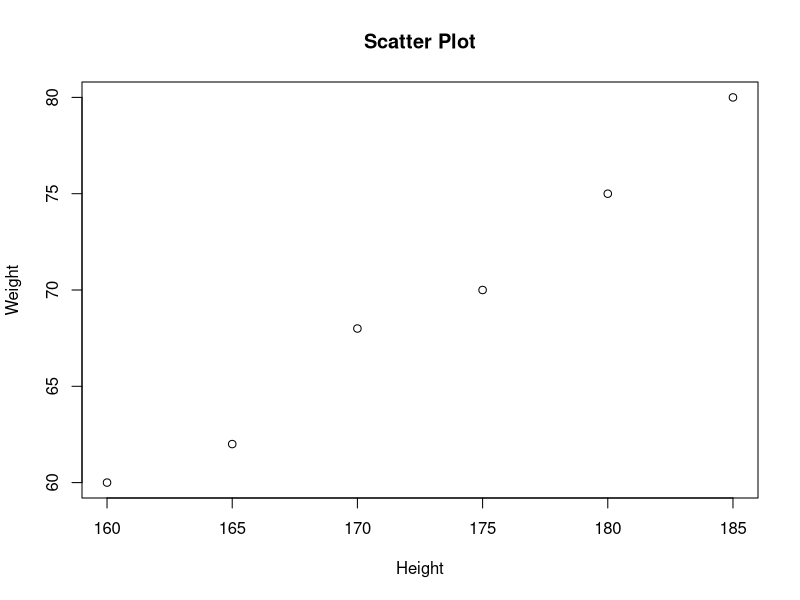
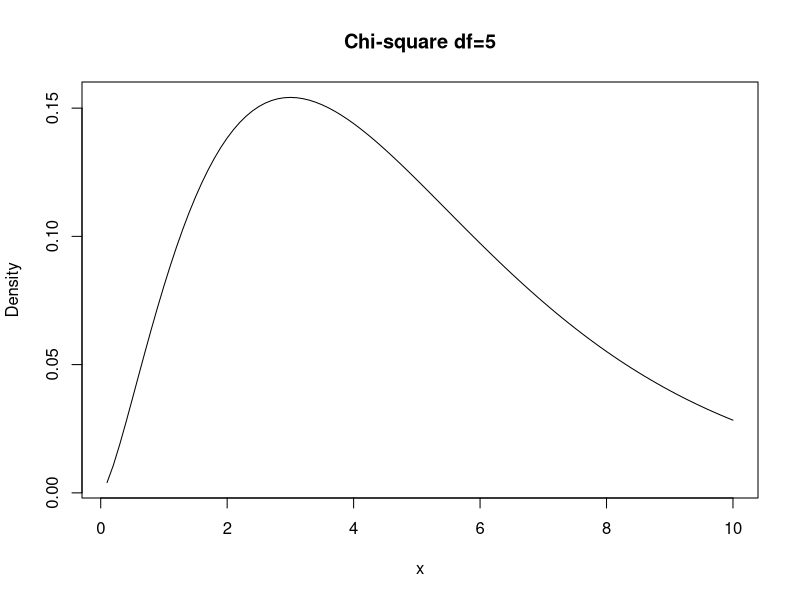
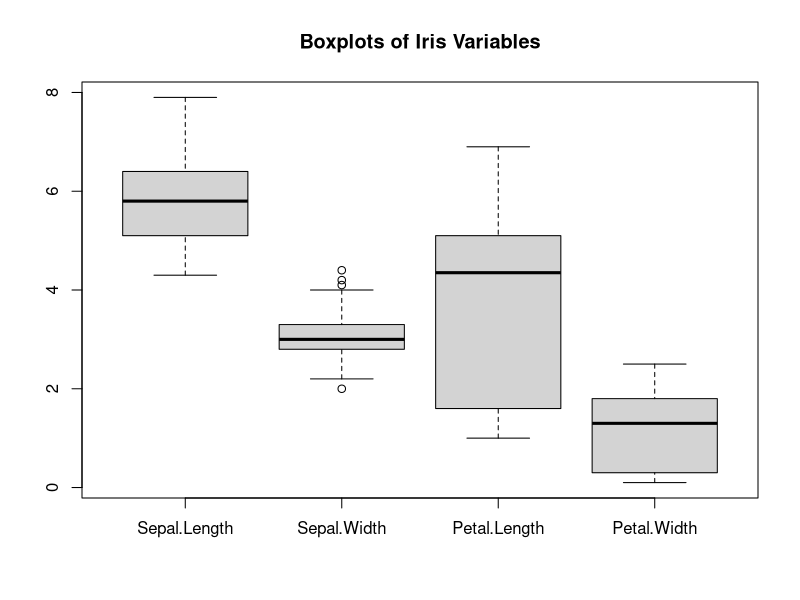

Write R code to recreate these figures, in order.
##Slip - 29

##Q.1 - (A)

x = c(150,162,145,170,155,160,148,152,165,158,155,150)

# Mode
table(x)
names(which.max(table(x)))

# Range
max(x) - min(x)

# Mean Deviation about Mean
mean_x = mean(x)
mean(abs(x - mean_x))

##Q.1 - (B)

# i
1 - pnorm(12,10,5)

# ii
dnorm(10,10,5)

##Q.2 - A

x = (1:15)^2

# condition
x[x > 50 & x < 150]

##Q.2 - B

X = c(160,165,170,175,180,185)
Y = c(60,62,68,70,75,80)

# Pearson
cor(X,Y)

# Spearman
cor(X,Y,method="spearman")

# Scatter
plot(X,Y,main="Scatter Plot",
     xlab="Height",ylab="Weight")

##Q.3 - A

x = seq(0.1,10,0.1)

y = dchisq(x,5)

plot(x,y,type="l",
     main="Chi-square df=5",
     xlab="x",ylab="Density")

##Q.3 - B

x = c(10,20,30,40,50)
f = c(3,7,12,6,2)

y = rep(x,f)

mean(y)

sd(y)

##Q.4 - A

data(iris)

# i
boxplot(iris[,1:4],
        main="Boxplots of Iris Variables")

# ii
subset_data = subset(iris,
                     Species=="versicolor" | Species=="setosa")

subset_data

# iii
t.test(Petal.Width ~ Species,
       data=subset_data)
